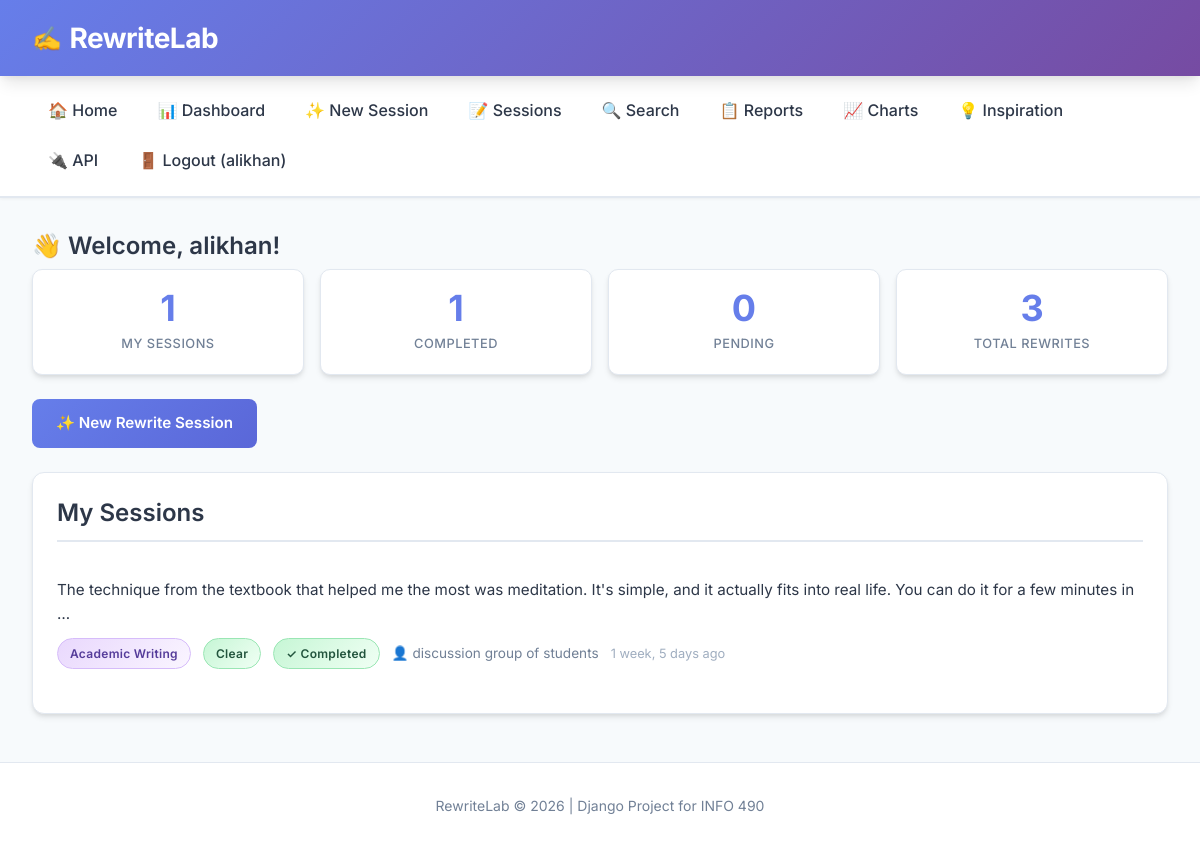
The app's page /dashboard/ (signed in) with its own data.
### rewrites/models.py (models this page shows, shortened)
class RewriteSession(models.Model):
    original_text = models.TextField(
        validators=[MinLengthValidator(10)],
        help_text="The original text submitted by the user for rewriting"
    )
    user = models.ForeignKey(
        settings.AUTH_USER_MODEL,
        on_delete=models.CASCADE,
        related_name='rewrite_sessions',
        null=True,
        blank=True,
        help_text="The user who created this session (null for legacy/anonymous)"
    )
    context = models.ForeignKey(
        RewriteContext,
        on_delete=models.PROTECT,
        related_name='sessions',
        help_text="The writing context selected for this rewrite"
    )
    tone = models.ForeignKey(
        ToneOption,
        on_delete=models.PROTECT,
        related_name='sessions',
        help_text="The tone selected for this rewrite"
    )
    audience = models.CharField(
        max_length=100,
        blank=True,
        default='',
        help_text="Optional: intended audience (e.g., 'professor', 'manager')"
    )
    purpose = models.CharField(
        max_length=200,
        blank=True,
        default='',
        help_text="Optional: purpose of the text (e.g., 'request extension', 'follow up')"
    )
    session_token = models.CharField(
        max_length=64,
        unique=True,
        help_text="Unique token to identify this session (for URL sharing)"
    )
    is_completed = models.BooleanField(
        default=False,
        help_text="Whether rewrites have been successfully generated"
    )
    created_at = models.DateTimeField(auto_now_add=True)
    updated_at = models.DateTimeField(auto_now=True)
    class Meta:
        ordering = ['-created_at']
        verbose_name = "Rewrite Session"
        verbose_name_plural = "Rewrite Sessions"
        constraints = [
            models.UniqueConstraint(
                fields=['original_text', 'context', 'tone'],
                name='unique_text_context_tone_combination'
            )
        ]
    def get_absolute_url(self):
        return reverse('rewrites:session_detail', kwargs={'pk': self.pk})

class RewriteContext(models.Model):
    name = models.CharField(
        max_length=100,
        unique=True,
        help_text="Name of the writing context (e.g., 'Professional Email')"
    )
    description = models.TextField(
        help_text="Detailed description of when this context should be used"
    )
    guidelines = models.TextField(
        help_text="Specific guidelines for the LLM when rewriting in this context"
    )
    is_active = models.BooleanField(
        default=True,
        help_text="Whether this context is available for users to select"
    )
    created_at = models.DateTimeField(auto_now_add=True)
    updated_at = models.DateTimeField(auto_now=True)
    class Meta:
        ordering = ['name']
        verbose_name = "Rewrite Context"
        verbose_name_plural = "Rewrite Contexts"

class ToneOption(models.Model):
    name = models.CharField(
        max_length=50,
        unique=True,
        help_text="Name of the tone (e.g., 'Polite', 'Professional')"
    )
    description = models.TextField(
        help_text="Description of what this tone conveys"
    )
    prompt_modifier = models.TextField(
        help_text="Instructions added to the LLM prompt to achieve this tone"
    )
    intensity_level = models.PositiveSmallIntegerField(
        default=5,
        help_text="Intensity level from 1 (subtle) to 10 (strong)"
    )
    is_active = models.BooleanField(
        default=True,
        help_text="Whether this tone is available for users to select"
    )
    created_at = models.DateTimeField(auto_now_add=True)
    updated_at = models.DateTimeField(auto_now=True)
    class Meta:
        ordering = ['name']
        verbose_name = "Tone Option"
        verbose_name_plural = "Tone Options"

### rewrites/views.py (the view)
# urls.py: path('dashboard/', views.dashboard, name='dashboard'),
@login_required(login_url='rewrites:login')
def dashboard(request):
    sessions = RewriteSession.objects.filter(
        user=request.user
    ).select_related('context', 'tone').order_by('-created_at')
    total = sessions.count()
    completed = sessions.filter(is_completed=True).count()
    pending = total - completed
    total_rewrites = RewriteResult.objects.filter(session__user=request.user).count()
    return render(request, 'rewrites/dashboard.html', {
        'title': 'Dashboard',
        'sessions': sessions,
        'total_sessions': total,
        'completed_sessions': completed,
        'pending_sessions': pending,
        'total_rewrites': total_rewrites,
    })

### rewrites/templates/rewrites/dashboard.html (shortened to what this page needs)
{% extends 'base.html' %}
{% block content %}
<h2>👋 Welcome, {{ user.username }}!</h2>
<div class="stats">
    <div class="stat-card">
        <div class="stat-value">{{ total_sessions }}</div>
        <div class="stat-label">My Sessions</div>
    </div>
    <div class="stat-card">
        <div class="stat-value">{{ completed_sessions }}</div>
        <div class="stat-label">Completed</div>
    </div>
    <div class="stat-card">
        <div class="stat-value">{{ pending_sessions }}</div>
        <div class="stat-label">Pending</div>
    </div>
    <div class="stat-card">
        <div class="stat-value">{{ total_rewrites }}</div>
        <div class="stat-label">Total Rewrites</div>
    </div>
</div>
<div style="margin-bottom: 1.5rem;">
    <a href="{% url 'rewrites:session_create' %}" class="btn btn-primary">
        ✨ New Rewrite Session
    </a>
</div>
<div class="card">
    <h2>My Sessions</h2>
    {% for session in sessions %}
    <div class="session-item">
        <div class="text-preview">
            <a href="{{ session.get_absolute_url }}">
                {{ session.original_text|truncatewords:30 }}
            </a>
        </div>
        <div class="session-meta">
            <span class="badge badge-context">{{ session.context.name }}</span>
            <span class="badge badge-tone">{{ session.tone.name }}</span>
            {% if session.is_completed %}
            <span class="badge badge-completed">✓ Completed</span>
            {% else %}
            <span class="badge badge-pending">⏳ Pending</span>
            {% endif %}
            {% if session.audience %}
            <span style="color: #718096; font-size: 0.85rem;">👤 {{ session.audience }}</span>
            {% endif %}
            <span style="color: #a0aec0; font-size: 0.8rem;">{{ session.created_at|timesince }} ago</span>
        </div>
    </div>
    {% endfor %}
</div>
{% endblock %}

### templates/base.html (shortened to what this page needs)
{% load static %}
<!DOCTYPE html>
<html lang="en">
<head>
    <link rel="stylesheet" href="{% static 'css/styles.css' %}?v=1.0">
</head>
<body>
    <header>
        <h1><a href="{% url 'rewrites:home' %}"><span class="logo-icon">✍️</span> RewriteLab</a></h1>
    </header>
    <nav>
        <ul>
            <li><a href="{% url 'rewrites:home' %}">🏠 Home</a></li>
            {% if user.is_authenticated %}
            <li><a href="{% url 'rewrites:dashboard' %}">📊 Dashboard</a></li>
            <li><a href="{% url 'rewrites:session_create' %}">✨ New Session</a></li>
            <li><a href="{% url 'rewrites:session_cbv_generic' %}">📝 Sessions</a></li>
            <li><a href="{% url 'rewrites:search' %}">🔍 Search</a></li>
            <li><a href="{% url 'rewrites:reports' %}">📋 Reports</a></li>
            <li><a href="{% url 'rewrites:vegalite_charts' %}">📈 Charts</a></li>
            <li><a href="{% url 'rewrites:external_quotes' %}">💡 Inspiration</a></li>
            <li><a href="{% url 'rewrites:api_summary' %}">🔌 API</a></li>
            <li><a href="{% url 'rewrites:logout' %}">🚪 Logout ({{ user.username }})</a></li>
            {% else %}
            <li><a href="{% url 'rewrites:login' %}">🔐 Login</a></li>
            <li><a href="{% url 'rewrites:register' %}">📝 Sign Up</a></li>
            {% endif %}
        </ul>
    </nav>
    <main>
        {% block content %}{% endblock %}
    </main>
    <footer>
        <p>RewriteLab &copy; 2026 | Django Project for INFO 490</p>
    </footer>
</body>
</html>

### static/css/styles.css (style rules this page uses)
:root { --primary-color: #667eea; --primary-dark: #5a67d8; --secondary-color: #764ba2; --success-color: #48bb78; --warning-color: #ed8936; --danger-color: #f56565; --text-color: #2d3748; --text-muted: #718096; --bg-color: #f7fafc; --card-bg: #ffffff; --border-color: #e2e8f0; --shadow: 0 4px 6px -1px rgba(0, 0, 0, 0.1), 0 2px 4px -1px rgba(0, 0, 0, 0.06); --shadow-lg: 0 10px 15px -3px rgba(0, 0, 0, 0.1), 0 4px 6px -2px rgba(0, 0, 0, 0.05); }
* { margin: 0; padding: 0; box-sizing: border-box; }
body { font-family: 'Inter', -apple-system, BlinkMacSystemFont, 'Segoe UI', Roboto, Oxygen, Ubuntu, sans-serif; line-height: 1.6; color: var(--text-color); background-color: var(--bg-color); min-height: 100vh; }
h1, h2, h3, h4, h5, h6 { font-weight: 600; line-height: 1.3; margin-bottom: 0.5rem; }
h1 { font-size: 2rem; }
h2 { font-size: 1.5rem; }
p { margin-bottom: 1rem; }
header { background: linear-gradient(135deg, var(--primary-color) 0%, var(--secondary-color) 100%); color: white; padding: 1.25rem 2rem; box-shadow: var(--shadow-lg); position: sticky; top: 0; z-index: 100; }
header h1 { font-size: 1.75rem; font-weight: 700; letter-spacing: -0.5px; margin: 0; }
header h1 a { color: white; text-decoration: none; display: flex; align-items: center; gap: 0.5rem; }
.logo-icon { font-size: 1.5rem; }
nav { background: var(--card-bg); padding: 0.875rem 2rem; border-bottom: 2px solid var(--border-color); box-shadow: 0 1px 3px rgba(0, 0, 0, 0.05); }
nav ul { list-style: none; display: flex; gap: 0.5rem; flex-wrap: wrap; align-items: center; }
nav li { position: relative; }
nav a { color: var(--text-color); text-decoration: none; font-weight: 500; padding: 0.5rem 1rem; border-radius: 6px; transition: all 0.2s ease; display: inline-block; }
main { max-width: 1200px; margin: 2rem auto; padding: 0 2rem; }
.card { background: var(--card-bg); border-radius: 12px; box-shadow: var(--shadow); padding: 1.5rem; margin-bottom: 1.5rem; border: 1px solid var(--border-color); transition: box-shadow 0.2s ease; }
.card h2, .card h3 { color: var(--text-color); margin-bottom: 1rem; padding-bottom: 0.75rem; border-bottom: 2px solid var(--border-color); }
.stats { display: grid; grid-template-columns: repeat(auto-fit, minmax(140px, 1fr)); gap: 1rem; margin-bottom: 1.5rem; }
.stat-card { background: var(--card-bg); padding: 1.25rem; border-radius: 10px; text-align: center; box-shadow: var(--shadow); border: 1px solid var(--border-color); transition: transform 0.2s ease, box-shadow 0.2s ease; }
.stat-value { font-size: 2.25rem; font-weight: 700; color: var(--primary-color); line-height: 1; }
.stat-label { color: var(--text-muted); font-size: 0.8rem; font-weight: 500; text-transform: uppercase; letter-spacing: 0.5px; margin-top: 0.5rem; }
.session-item { border-bottom: 1px solid var(--border-color); padding: 1.25rem 0; transition: background-color 0.2s ease; }
.session-item:last-child { border-bottom: none; }
.session-meta { display: flex; gap: 0.75rem; margin-top: 0.75rem; font-size: 0.875rem; flex-wrap: wrap; align-items: center; }
.text-preview { color: var(--text-color); font-size: 0.95rem; line-height: 1.6; }
.text-preview a { color: var(--text-color); text-decoration: none; }
.badge { display: inline-flex; align-items: center; padding: 0.3rem 0.75rem; border-radius: 9999px; font-size: 0.75rem; font-weight: 600; letter-spacing: 0.3px; }
.badge-context { background: linear-gradient(135deg, #e9d8fd 0%, #faf5ff 100%); color: #553c9a; border: 1px solid #d6bcfa; }
.badge-tone { background: linear-gradient(135deg, #c6f6d5 0%, #f0fff4 100%); color: #22543d; border: 1px solid #9ae6b4; }
.badge-completed { background: linear-gradient(135deg, #c6f6d5 0%, #f0fff4 100%); color: #22543d; border: 1px solid #9ae6b4; }
.btn { display: inline-flex; align-items: center; justify-content: center; gap: 0.5rem; padding: 0.75rem 1.5rem; border: none; border-radius: 8px; font-size: 0.95rem; font-weight: 600; cursor: pointer; transition: all 0.2s ease; text-decoration: none; }
.btn-primary { background: linear-gradient(135deg, var(--primary-color) 0%, var(--primary-dark) 100%); color: white; }
a { color: var(--primary-color); transition: color 0.2s ease; }
footer { text-align: center; padding: 2rem; color: var(--text-muted); font-size: 0.875rem; border-top: 1px solid var(--border-color); margin-top: 3rem; background: var(--card-bg); }
.card { animation: fadeIn 0.3s ease-out; }

### records on screen
RewriteSession: original_text "The technique from the textbook that helped me the most was meditation. It's simple, and it actually fits into real life. You can do it for a few minutes in …", context.name "Academic Writing", tone.name "Clear", is_completed "✓ Completed", audience "discussion group of students", created_at "1 week, 5 days"

### other values on screen
{{ user.username }} "alikhan"
{{ total_sessions }} "1"
{{ completed_sessions }} "1"
{{ pending_sessions }} "0"
{{ total_rewrites }} "3"
